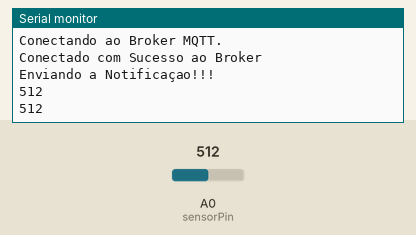
Bench run of a sketch on a simulated ESP8266 (NodeMCU). Parts: the last lines printed to the serial monitor. The inputs (shaded band) are chosen by the test bench; at power-on: A0 (sensorPin) = 512. WiFi joins after 1.5 s; servers stay silent unless stated; no MQTT or app messages arrive unless stated.

Above: at 4.3 s.
4.4 s: A0 (sensorPin) set to 716
At 6.6 s:
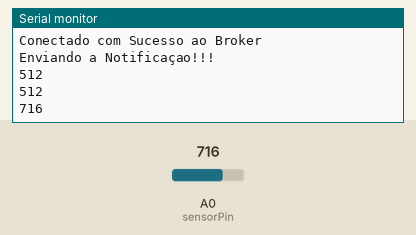
7.3 s: A0 (sensorPin) set to 900
At 8.2 s:
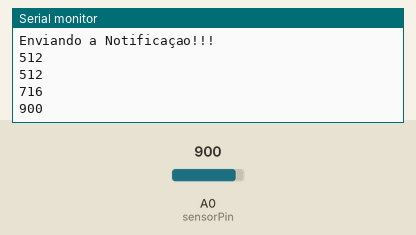
Timing chart, 0 to 10.3 s (numbered marks = the images above; inputs shaded):
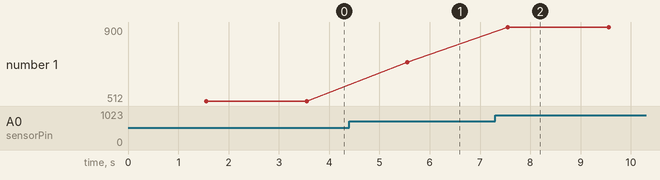

The sketch:

VedorEsp8266_2018.ino
```cpp
#include <ESP8266WiFi.h>
#include <WiFiClient.h>
#include <PubSubClient.h>


const char* SSID = "minha_rede"; //Seu SSID da Rede WIFI
const char* PASSWORD = "1234"; // A Senha da Rede WIFI
const char* MQTT_SERVER = "projetos-pf.ifrn.edu.br"; //Broker do Mosquitto.org


#define MQTT_CLIENT_ID          "servidor_vedor"
#define SUBSCRIBE_TOPIC         "home/test"

const int CHECA_SENSOR = 10;
uint32_t sleep_time_s = 30 * 1000000; // equivale a 30 segundos

WiFiClient CLIENT;
PubSubClient MQTT(CLIENT);

//CONFIGURAÇÃO DA INTERFACE DE REDE
void setupWIFI() {
  WiFi.begin(SSID, PASSWORD);
  Serial.print("Conectando na rede: ");
  Serial.println(SSID);
  while (WiFi.status() != WL_CONNECTED) {
   Serial.print(".");
   delay(500);
  }
}

//************************ Função Setap *******************************
void setup(void) {

  Serial.begin(115200);

  setupWIFI();
  MQTT.setServer(MQTT_SERVER, 1883);

   if (!MQTT.connected()) {
    Serial.println("Não estar conectado, Vai reconectaar agora!!!");
    reconectar();
   }

   Serial.println("Enviando a Notificaçao!!!");
   enviarNotificacao();

   delay(1000);
   // delay antes é necessário para o bom funcionamento do deepSleep

   ESP.deepSleep(sleep_time_s); // hiberna por um tempo predeterminado.

   // delay depois é necessário para o bom funcionamento do deepSleep
   delay(1000);
}


// *************************** Função Reconectar **********************
void reconectar() {
  while (!MQTT.connected()) {
    Serial.println("Conectando ao Broker MQTT.");
    if (MQTT.connect("ESP8266")) {
      Serial.println("Conectado com Sucesso ao Broker");
    } else {
      Serial.print("Falha ao Conectador, rc=");
      Serial.print(MQTT.state());
      Serial.println(" tentando se reconectar...");
      delay(3000);
    }
  }
}


// ************************** Função Sensor ****************************
String sensor() {
  int sensorPin = A0; // Pino da porta analógica
  int sensorValue = 0;
  int cont = 0;
  String mensagem;

  for(int i = 0; i < CHECA_SENSOR; i++){
    sensorValue = analogRead(sensorPin);

    Serial.println(sensorValue);

    if(sensorValue > 5){ // teste usando valor do sensor igual a 5
      cont++;
    }
    delay(2000);
  }
  if(cont == CHECA_SENSOR) {
    mensagem = "ABASTECIDO\"}";
  }
  else {
    mensagem = "DESABASTECIDO\"}";
  }
     return mensagem; // retorna a string com valor, ABASTECIDO ou DESABASTECIDO
}


// ************************ Função EnviarNotificacao ************************
void enviarNotificacao(){

  String sBuf = "{\"mac\":\"08:00:28:59:34:4D\",\"valor\":" + sensor();

  char buf[sBuf.length()+2]; // Cria um Array de char do tamanho de sBuf + 2
  sBuf.toCharArray(buf,sBuf.length()+2); // Copia o conteudo de sBuf para buf
  Serial.println(strlen(buf)); // Imprime o tamanho array buf
  Serial.println(buf); // Imprime o conteudo do array buf
  MQTT.publish("vedor/abast", buf); // publica a notificação

  CLIENT.stop(); // linha pode ser retirada
}


// ***************************  Função Loop ***********************************
void loop(void) {
  // Não faz nada, toda logica tem que estar no Setup
  // devido o fato do programa hiberna
}
// Fim programa
```

Measured:
- after the input at 4.4 s, the serial monitor: prints a new line after 1.2 s (image 1)
- after the input at 7.3 s, the serial monitor: prints a new line after 0.25 s (image 2)
- plotted number 1: 512 → 716 after the input at 4.4 s, 716 → 900 after the input at 7.3 s
